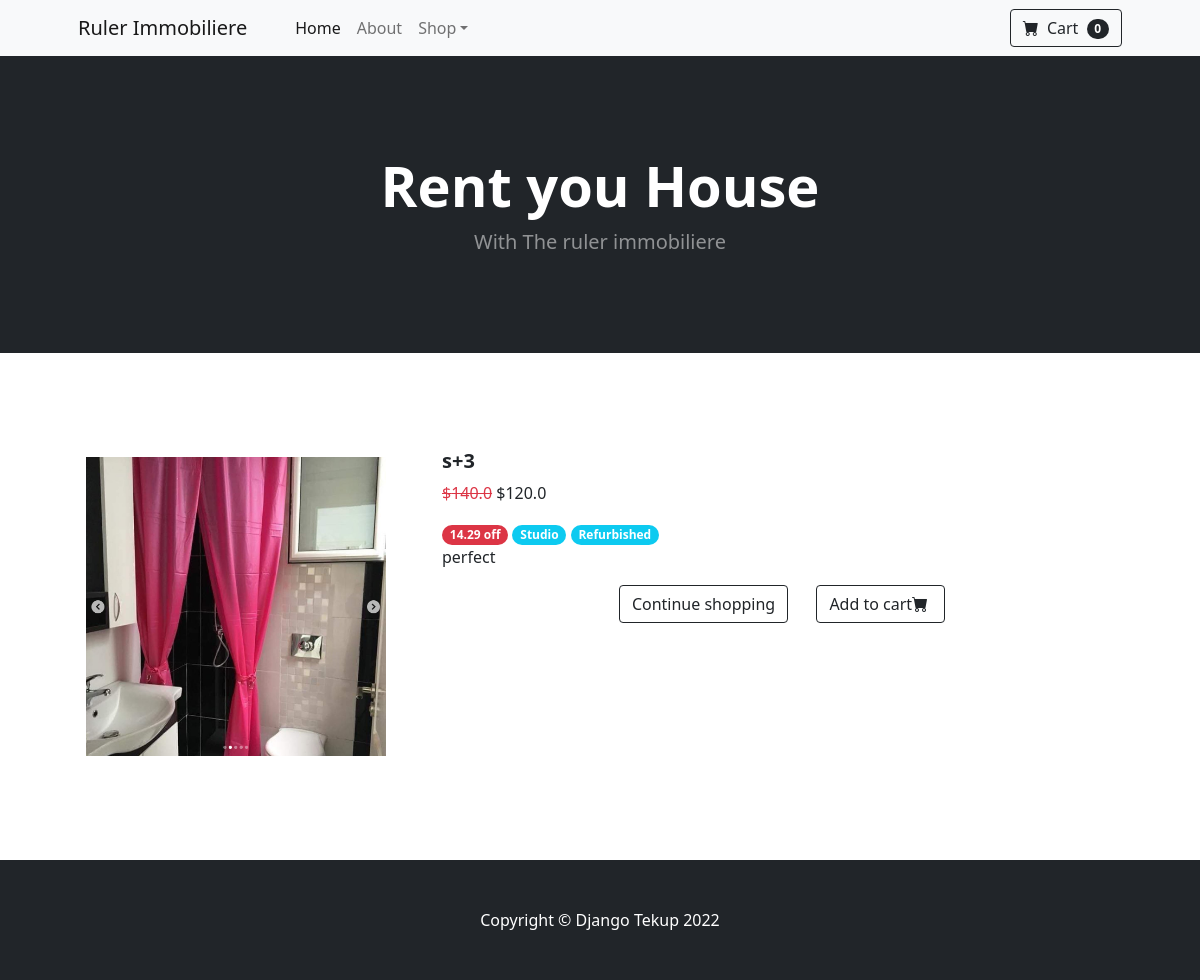
Page /product/good/ on the committed database.
### frontend/models.py (models this page shows, shortened)
class Item(models.Model):
    title = models.CharField(max_length=100)
    price = models.FloatField()
    discount_price = models.FloatField(blank=True, null=True)
    category = models.CharField(choices=CATEGORY_CHOICES, max_length=5)
    label = models.CharField(choices=LABEL_CHOICES, max_length=5)
    slug = models.SlugField()
    description = models.TextField()
    image = models.ImageField()
    def get_discount_percent(self):
        discount_percent = 100 - ( self.discount_price * 100 / self.price)
        return discount_percent

### frontend/views.py (the view)
# urls.py: path('product/<slug>/', views.ProductDetailView.as_view(), name='detail')
class ProductDetailView(DetailView):
    model = Item
    template_name = 'detail.html'

### templates/detail.html (shortened to what this page needs)
{% extends 'base.html' %}
{% block content %}
<section class="py-5">
            <div class="container px-4 px-lg-5 mt-5">
                <div class="row gx-md-5 justify-content-center">
                    <div class="col-md-4 mb-5">
                            <img class="card-img-top p-2" src="{{ object.image.url }}" alt="..." />
                        </div>
                        <div class="col-md-8 mb-5">
                            <h5 class="fw-bolder">{{ item.title }}</h5>
                                    {% if item.discount_price %}
                                  <p><del class="mt-2 text-danger">${{ item.price }}</del>
                                  ${{ item.discount_price }}</p>
                                    <span class="badge rounded-pill bg-danger">{{ item.get_discount_percent|floatformat:2 }} off</span>
                                    {% else %}
                                    <p>${{ item.price }}</p>
                                    {% endif %}
                                    <span class="badge rounded-pill bg-info">{{ item.get_category_display }} </span>
                                    <span class="badge rounded-pill bg-info">{{ item.get_label_display }} </span>
                                    <p>{{ item.description }}</p>
                            <div class="card-footer p-4 pt-0 border-top-0 bg-transparent">
                                <div class="text-center">
                             <a class="btn btn-outline-dark mt-auto me-4" href="{% url 'frontend:home' %}">Continue shopping</a>
                             <a class="btn btn-outline-dark mt-auto" href="#">Add to cart<i class="bi-cart-fill me-1"></i></a>
                            </div>
                    </div>
                        </div>
                    </div>
                </div>
        </section>
{% endblock %}

### rows in the picture
Item: image (picture), title "s+3", price "140.0", discount_price "120.0", get_discount_percent "14.29", category "Studio", label "Refurbished", description "perfect"
